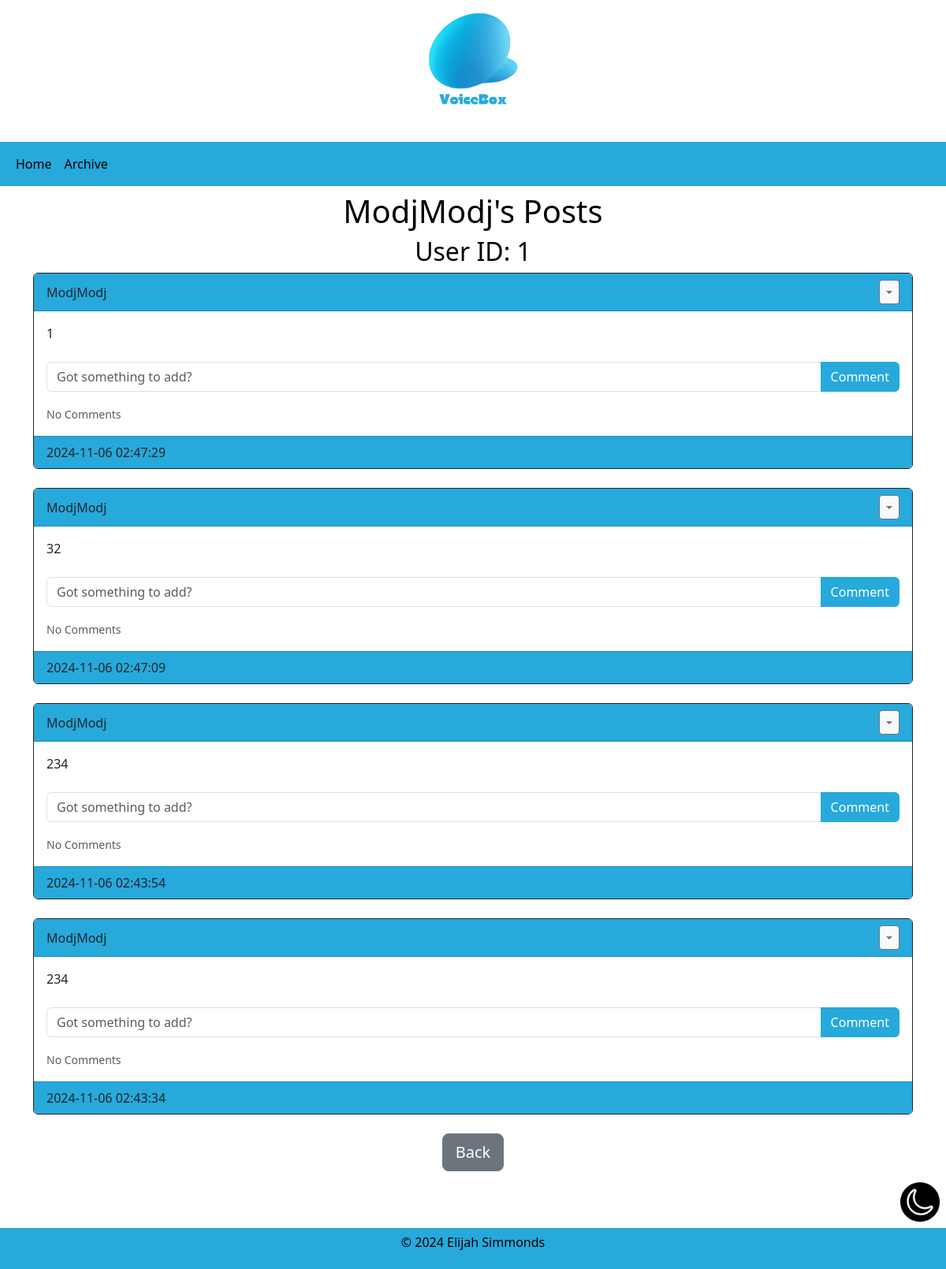
The app's page /user/ModjModj (signed in), older data.
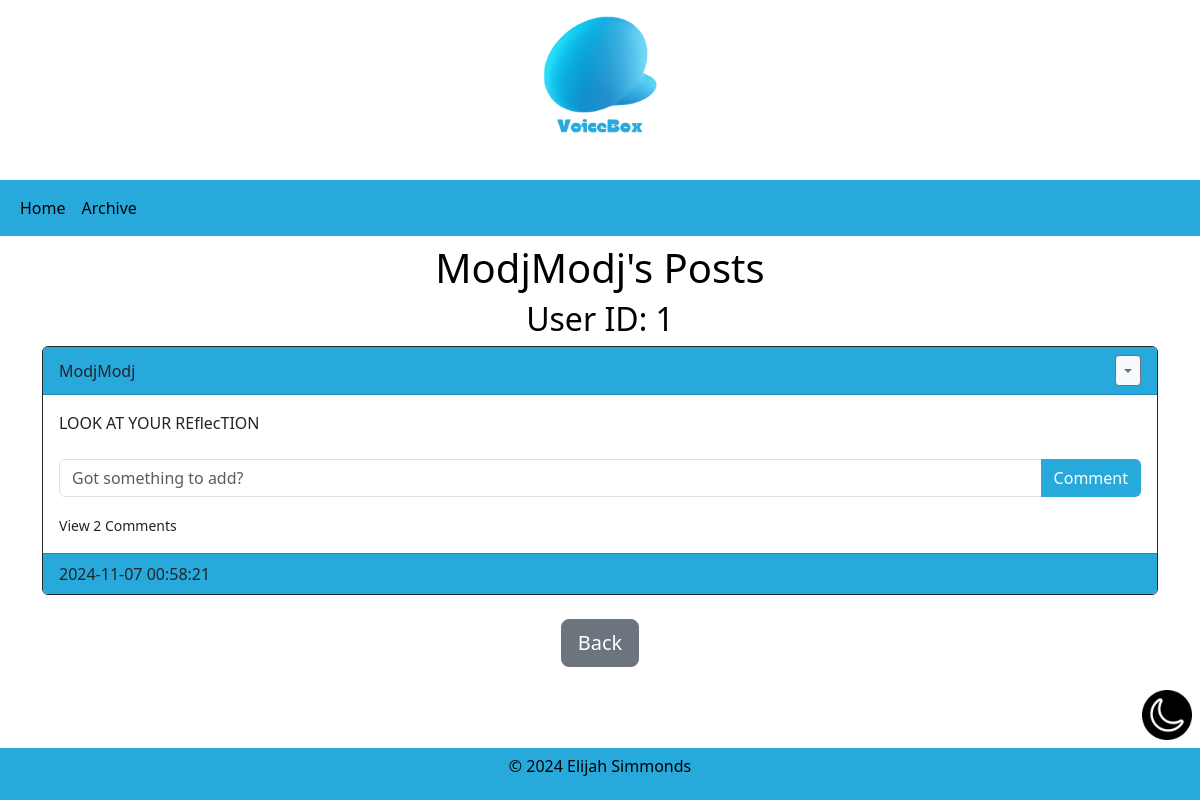
The same page, newer data.
### tables.py (models this page shows)
class Post(db.Model):
    id = db.Column(db.Integer, primary_key=True)
    text = db.Column(db.Text, nullable=False)
    date_created = db.Column(db.DateTime(timezone=True), default=func.now())
    author = db.Column(db.Integer, db.ForeignKey('user.id', ondelete="CASCADE"), nullable=False)
    comments = db.relationship('Comment', backref='post', passive_deletes=True)

class User(db.Model, UserMixin):
    id = db.Column(db.Integer, primary_key=True)
    email = db.Column(db.String(150), unique=True)
    username = db.Column(db.String(150), unique=True)
    password = db.Column(db.String(150))
    date_created = db.Column(db.DateTime(timezone=True), default=func.now())
    posts = db.relationship('Post', backref='user', passive_deletes=True)
    comments = db.relationship('Comment', backref='user', passive_deletes=True)

### views.py (the view)
@views.route("/user/<username>")
@login_required
def posts(username):
    user = User.query.filter_by(username = username).first()
    if not user:
        flash("No user with that username")
        return redirect(url_for("views.archive"))
    post = Post.query.filter_by(author=user.id).order_by(Post.date_created.desc()).all()
    return render_template("user_profile.html", user=current_user, posts=post, username = username)

### __init__.py (called while the page is built)
def create_app():
    app = Flask(__name__)
    app.config["SECRET_KEY"] = "HawkI"
    app.config["SQLALCHEMY_DATABASE_URI"] = f'sqlite:///{DB_NAME}'
    db.init_app(app)
    from views import views
    from auth import auth
    app.register_blueprint(views, url_prefix="/")
    app.register_blueprint(auth, url_prefix="/")
    from tables import User, Post, Comment
    with app.app_context():
        db.create_all()
    login_manager = LoginManager()
    login_manager.login_view = "auth.login"
    login_manager.init_app(app)
    @login_manager.user_loader
    def load_user(id):
        return User.query.get(int(id))
    return app

### templates/user_profile.html (shortened to what this page needs)
{% extends "posts_div.html" %}
{% block header %}
<h1 align="center">{{username}}'s Posts</h1>
<h2 align="center">User ID: {{user.id}}</h2>
{% endblock %}
{% block footer %}
<div align="center">
    <a href = "/archive"><button type = "button" class="btn btn-secondary btn-lg">Back</button></a>
</div>
{% endblock %}

### templates/posts_div.html (shortened to what this page needs)
{% extends "layout.html" %}
{% block content %}
<h1 align="center">
{% block header %}{% endblock %}
</h1>
<div id="posts">
    {% for post in posts %}
    <div class="card border-dark">
            <div class="card-header d-flex justify-content-between align-items-center btn-custom">
                    <a href="/user/{{post.user.username}}" class="text-dark">{{post.user.username}}</a>
                    {%if user.id == post.author%}
                    <div class = "btn-group">
                            <button type= "button" class = "btn btn-sm btn-light btn-outline-secondary dropdown-toggle" data-toggle="dropdown"></button>
                    </div>
                    {%endif%}
            </div>
            <div class = "card-body">
                    <div class = "card-text">{{post.text}}</div>
                    <br>
                    <form class="input-group mb-3" method="POST" action="/create-comment/{{post.id}}">
                        <input type="text" name="text" id="text" class="form-control" placeholder="Got something to add?">
                        <button type = "submit" class="btn btn-custom">Comment</button>
                    </form>
                    <p class="card-text">
                    {%if post.comments|length > 0%}
                    <a data-toggle="collapse" href="#comments-{{post.id}}" role="button">
                        <small class="text-dark">View {{post.comments|length}} Comments</small>
                    </a>
                    {%else%}
                    <small class="text-muted">No Comments</small>
                    {%endif%}
                    </p>
            </div>
            <div class = "card-footer btn-custom text-dark">
                    {{post.date_created}}
            </div>
    </div>
    <br>
    {%endfor%}
</div>
{% block footer %}
{% endblock %}
{% endblock %}

Row changes from the older to the newer data that the page shows:
removed Post: user.username "ModjModj", text "1", shows "No Comments", date_created "2024-11-06 02:47:29"
no longer on this page (row edited): Post: user.username "ModjModj", text "32", shows "No Comments", date_created "2024-11-06 02:47:09"
removed Post: user.username "ModjModj", text "234", shows "No Comments", date_created "2024-11-06 02:43:34"
changed Post "ModjModj": text "234" → "LOOK AT YOUR REflecTION"; comments|length (not shown) → "2"; date_created "2024-11-06 02:43:54" → "2024-11-07 00:58:21"; text "No Comments" → "View Comments"
